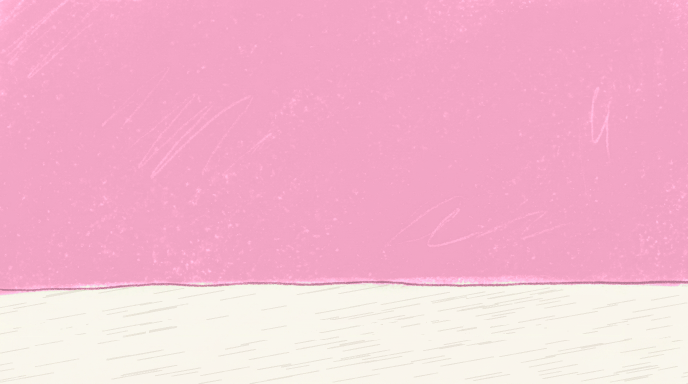
#> input picture assets/bakgrunder/vagen/vagen-rosa.png, 1376 x 768 px (shown at 1/2 size)
$ python gor-bla.py
#> lines starting #> are read from the running program, lines starting #| are printed output that depends on the picture; after the words box and inside, x2 and y2 are one past the last pixel; in counts of white or black regions, pixels touching at a corner belong together
# Blå himmel i 019 Rosa sången (Sanna 2026-11-09, runda 3–4: "gör himmel blå", samma blå i hela filmen, grön kulle bakom vägen).
# Samma toning överallt: TOPP #44A9D3 (glasskioskens blå) uppe, HORISONT #B2E0F2 nere vid horisonten. Kritdragen behålls
# (varje pixels ljushet mot radens median läggs på den blå). Inga nya bilder, bara omfärgade.
# Kör: ~/.claude/skills/ai-video/.venv/bin/python -I assets/bakgrunder/vagen/gor-bla.py
from pathlib import Path
import numpy as np
from PIL import Image

ROT = Path(__file__).resolve().parents[3]
TOPP = np.array([68, 169, 211.]); HOR = np.array([178, 224, 242.])
LUM = [0.299, 0.587, 0.114]

def himmel(a, mask, hz):
    """Pixlarna i mask (himlen) blir den blå toningen, ljust vid hz."""
    ut = a.copy()
    for y in range(a.shape[0]):
        m = mask[y]
        if not m.any(): continue
        row = a[y, :, :3]; lum = row @ LUM; med = np.median(lum[m > 0.5] if (m > 0.5).any() else lum)
        t = TOPP + (HOR - TOPP) * min(1, y / hz)
        nb = np.clip(t + (lum - med)[:, None] * 1.1, 0, 255)
        k = m.astype(float)[:, None] if m.dtype == bool else m[:, None]
        ut[y, :, :3] = row * (1 - k) + nb * k
    return ut

def rosa_vagg(a):
    rgb = a[..., :3]; mx = rgb.max(-1); mn = rgb.min(-1); sat = (mx - mn) / np.maximum(mx, 1)
#> after `mn = rgb.min(-1)`:
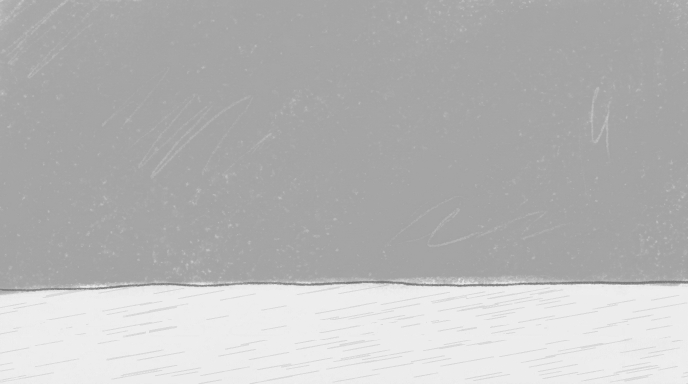
#> mn: shape (768, 1376) float64 (shown at 1/2 size); min 108, max 243, mean 183.2
#> after `sat = (mx - mn) / np.maximum(mx, 1)`:
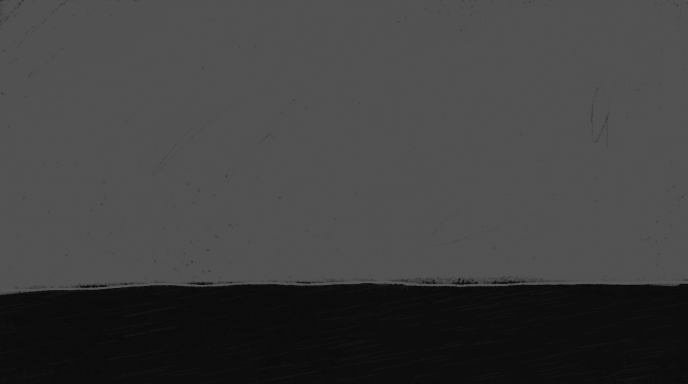
#> sat: shape (768, 1376) float64 (shown at 1/2 size); min 0.0202, max 0.345, mean 0.251
    return (sat > 0.12) & (rgb[..., 0] > rgb[..., 1] + 20) & (rgb[..., 2] > rgb[..., 1])
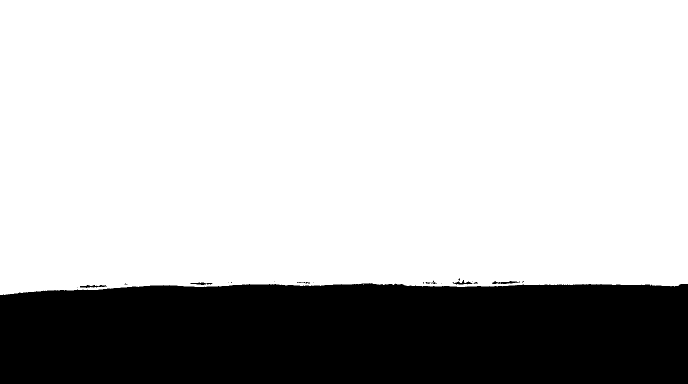
#> returned value: shape (768, 1376) bool (shown at 1/2 size); 74.5% white; 24 black regions (16 under 20 px), largest, box (x1, y1, x2, y2) and area: (0, 566, 1376, 768) 268778, (984, 562, 1040, 568) 180, (160, 570, 214, 576) 167

# vägen: väggen blå, med och utan en grön kulle bakom vägen
V = ROT / 'assets/bakgrunder/vagen'
a = np.asarray(Image.open(V / 'vagen-rosa.png').convert('RGBA')).astype(float)
vagg = rosa_vagg(a)
HZ = 560
Image.fromarray(himmel(a, vagg, HZ).astype(np.uint8)).save(V / 'vagen-bla.png')
#> the loop in himmel, `for y in range(a.shape[0]):` made 768 passes
#> med on passes 1 to 3: 194.4, 194, 194.3
yy, xx = np.mgrid[:a.shape[0], :a.shape[1]]
kurva = 505 + 18 * np.sin(xx / 210 + 0.6) + 10 * np.sin(xx / 83 + 2.0)          # kullens överkant
kulle = vagg & (yy > kurva)
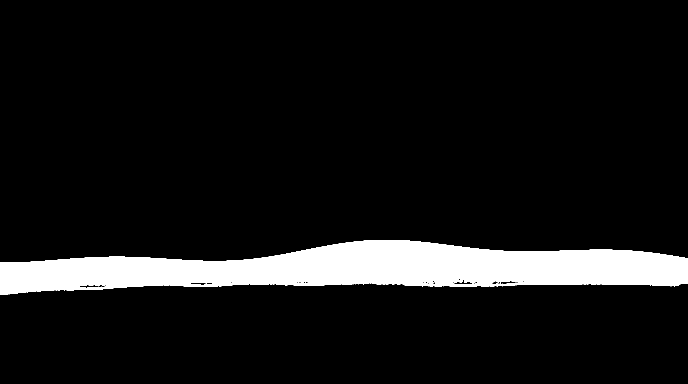
#> kulle: shape (768, 1376) bool (shown at 1/2 size); 8.7% white; 2 white regions (1 under 20 px), largest, box (x1, y1, x2, y2) and area: (0, 480, 1376, 590) 92106
b = himmel(a, vagg & ~kulle, HZ)
#> the loop in himmel (call 2), `for y in range(a.shape[0]):` made 768 passes
lum = a[..., :3] @ LUM; med = np.median(lum[kulle])
#> after `lum = a[..., :3] @ LUM`:
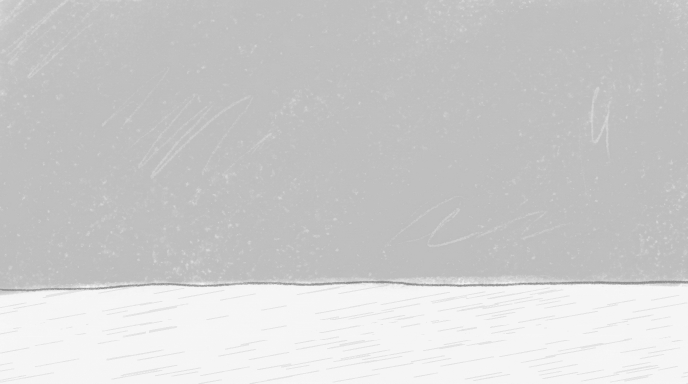
#> lum: shape (768, 1376) float64 (shown at 1/2 size); min 127.8, max 251.1, mean 205.6
#> after `med = np.median(lum[kulle])`: med = 191.6
gron = np.clip(np.array([166, 216, 107.]) + (lum - med)[..., None] * 0.9, 0, 255)
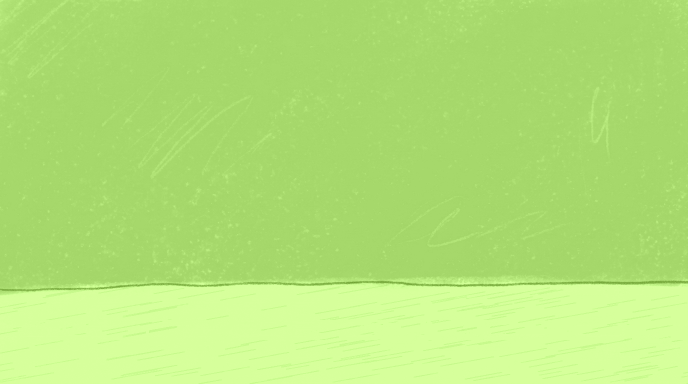
#> gron: shape (768, 1376, 3) float64 (shown at 1/2 size); mean of channels 0, 1, 2 178.6, 226.4, 119.6; drawn as R, G, B
kant = kulle & (yy < kurva + 6)
#> kant: shape (768, 1376) bool; 0.78% white; 1 white region, box (x1, y1, x2, y2) and area: (0, 480, 1376, 531) 8256
gron[kant] = gron[kant] * 0.86                                                    # kritkant överst (som kullarna vid 1:58)
b[..., :3] = np.where(kulle[..., None], gron, b[..., :3])
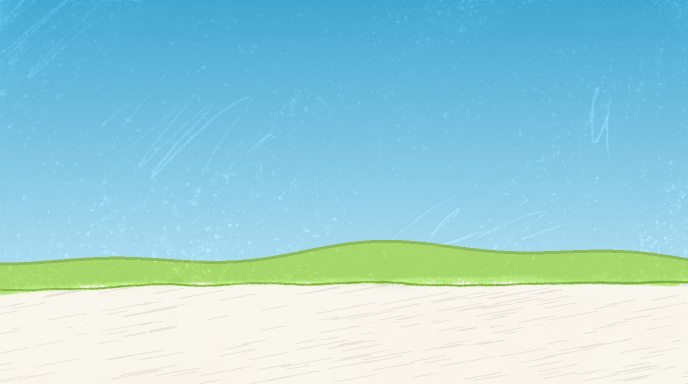
#> b: shape (768, 1376, 4) float64 (shown at 1/2 size); mean R, G, B, A 155.2, 208.7, 217.4, 255
Image.fromarray(b.astype(np.uint8)).save(V / 'vagen-bla-kulle.png')

# glassbergens himlar
G = ROT / 'assets/bakgrunder/glassberget/varianter'
#> (the run stopped early here; a loop or call above may not have finished)
